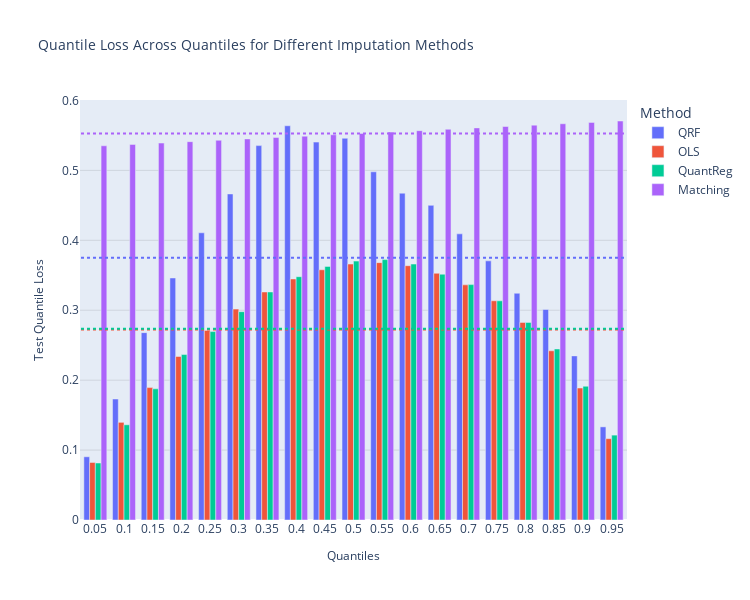

The code cell stored with this chart in its notebook:
### Markdown cell above
## Visualizing method comparison

Visualize how different methods perform across quantiles provides insight into which methods are most appropriate for different parts of the distribution.

### Code cell
# Extract the quantiles used in the evaluation
quantiles = [q for q in method_results_df.columns if isinstance(q, float)]

# Generate a visualization comparing methods across quantiles
fig = plot_autoimpute_method_comparison(
    method_results_df=method_results_df,
    quantiles=quantiles,
    metric_name="Quantile Loss"
)
fig.show()

### Figure 1 — Plotly figure (JSON) as saved in the notebook; plotly's stock layout.template omitted (floating-point values rounded to 4 significant figures)
{"data": [{"alignmentgroup": "True", "hovertemplate": "Method=QRF<br>Quantiles=%{x}<br>Test Quantile Loss=%{y}<extra></extra>", "legendgroup": "QRF", "marker": {"color": "#636efa", "pattern": {"shape": ""}}, "name": "QRF", "offsetgroup": "QRF", "orientation": "v", "showlegend": true, "textposition": "auto", "type": "bar", "x": ["0.05", "0.1", "0.15", "0.2", "0.25", "0.3", "0.35", "0.4", "0.45", "0.5", "0.55", "0.6", "0.65", "0.7", "0.75", "0.8", "0.85", "0.9", "0.95"], "xaxis": "x", "y": [0.09043, 0.1731, 0.268, 0.3461, 0.4107, 0.4663, 0.5354, 0.5638, 0.5405, 0.546, 0.498, 0.4674, 0.45, 0.4092, 0.3706, 0.3243, 0.3011, 0.2347, 0.1332], "yaxis": "y"}, {"alignmentgroup": "True", "hovertemplate": "Method=OLS<br>Quantiles=%{x}<br>Test Quantile Loss=%{y}<extra></extra>", "legendgroup": "OLS", "marker": {"color": "#EF553B", "pattern": {"shape": ""}}, "name": "OLS", "offsetgroup": "OLS", "orientation": "v", "showlegend": true, "textposition": "auto", "type": "bar", "x": ["0.05", "0.1", "0.15", "0.2", "0.25", "0.3", "0.35", "0.4", "0.45", "0.5", "0.55", "0.6", "0.65", "0.7", "0.75", "0.8", "0.85", "0.9", "0.95"], "xaxis": "x", "y": [0.08228, 0.1397, 0.1894, 0.2339, 0.2712, 0.3016, 0.3261, 0.3447, 0.3579, 0.366, 0.3681, 0.3637, 0.3528, 0.3363, 0.3135, 0.2826, 0.242, 0.1887, 0.1163], "yaxis": "y"}, {"alignmentgroup": "True", "hovertemplate": "Method=QuantReg<br>Quantiles=%{x}<br>Test Quantile Loss=%{y}<extra></extra>", "legendgroup": "QuantReg", "marker": {"color": "#00cc96", "pattern": {"shape": ""}}, "name": "QuantReg", "offsetgroup": "QuantReg", "orientation": "v", "showlegend": true, "textposition": "auto", "type": "bar", "x": ["0.05", "0.1", "0.15", "0.2", "0.25", "0.3", "0.35", "0.4", "0.45", "0.5", "0.55", "0.6", "0.65", "0.7", "0.75", "0.8", "0.85", "0.9", "0.95"], "xaxis": "x", "y": [0.08152, 0.1362, 0.1876, 0.2366, 0.2695, 0.2979, 0.3261, 0.3479, 0.3627, 0.3702, 0.3724, 0.366, 0.3515, 0.3366, 0.3135, 0.2826, 0.2446, 0.1913, 0.1214], "yaxis": "y"}, {"alignmentgroup": "True", "hovertemplate": "Method=Matching<br>Quantiles=%{x}<br>Test Quantile Loss=%{y}<extra></extra>", "legendgroup": "Matching", "marker": {"color": "#ab63fa", "pattern": {"shape": ""}}, "name": "Matching", "offsetgroup": "Matching", "orientation": "v", "showlegend": true, "textposition": "auto", "type": "bar", "x": ["0.05", "0.1", "0.15", "0.2", "0.25", "0.3", "0.35", "0.4", "0.45", "0.5", "0.55", "0.6", "0.65", "0.7", "0.75", "0.8", "0.85", "0.9", "0.95"], "xaxis": "x", "y": [0.5352, 0.5371, 0.5391, 0.5411, 0.5431, 0.545, 0.547, 0.549, 0.5509, 0.5529, 0.5549, 0.5568, 0.5588, 0.5608, 0.5628, 0.5647, 0.5667, 0.5687, 0.5706], "yaxis": "y"}], "layout": {"barmode": "group", "height": 600, "legend": {"title": {"text": "Method"}, "tracegroupgap": 0}, "shapes": [{"line": {"color": "#636EFA", "dash": "dot", "width": 2}, "name": "QRF Mean", "type": "line", "x0": -0.5, "x1": 18.5, "y0": 0.3752, "y1": 0.3752}, {"line": {"color": "#EF553B", "dash": "dot", "width": 2}, "name": "OLS Mean", "type": "line", "x0": -0.5, "x1": 18.5, "y0": 0.2725, "y1": 0.2725}, {"line": {"color": "#00CC96", "dash": "dot", "width": 2}, "name": "QuantReg Mean", "type": "line", "x0": -0.5, "x1": 18.5, "y0": 0.2735, "y1": 0.2735}, {"line": {"color": "#AB63FA", "dash": "dot", "width": 2}, "name": "Matching Mean", "type": "line", "x0": -0.5, "x1": 18.5, "y0": 0.5529, "y1": 0.5529}], "title": {"font": {"size": 14}, "text": "Quantile Loss Across Quantiles for Different Imputation Methods"}, "width": 750, "xaxis": {"anchor": "y", "domain": [0, 1], "title": {"font": {"size": 12}, "text": "Quantiles"}}, "yaxis": {"anchor": "x", "domain": [0, 1], "gridcolor": "rgba(0,0,0,0.1)", "gridwidth": 1, "showgrid": true, "title": {"font": {"size": 12}, "text": "Test Quantile Loss"}}}}
